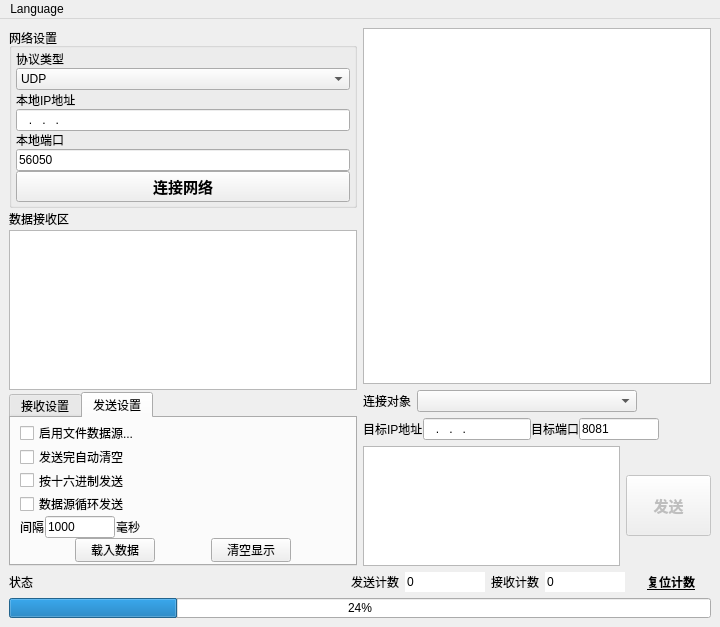
<?xml version="1.0" encoding="UTF-8"?>
<ui version="4.0">
 <class>MainWindow</class>
 <widget class="QMainWindow" name="MainWindow">
  <property name="geometry">
   <rect>
    <x>0</x>
    <y>0</y>
    <width>720</width>
    <height>627</height>
   </rect>
  </property>
  <property name="windowTitle">
   <string>网络调试助手</string>
  </property>
  <widget class="QWidget" name="centralwidget">
   <layout class="QVBoxLayout" name="verticalLayout_3">
    <item>
     <layout class="QHBoxLayout" name="horizontalLayout_5">
      <item>
       <layout class="QVBoxLayout" name="verticalLayout">
        <property name="spacing">
         <number>2</number>
        </property>
        <item>
         <widget class="QGroupBox" name="groupBox_2">
          <property name="sizePolicy">
           <sizepolicy hsizetype="Expanding" vsizetype="Expanding">
            <horstretch>0</horstretch>
            <verstretch>0</verstretch>
           </sizepolicy>
          </property>
          <property name="minimumSize">
           <size>
            <width>160</width>
            <height>180</height>
           </size>
          </property>
          <property name="maximumSize">
           <size>
            <width>350</width>
            <height>500</height>
           </size>
          </property>
          <property name="autoFillBackground">
           <bool>true</bool>
          </property>
          <property name="title">
           <string>网络设置</string>
          </property>
          <property name="alignment">
           <set>Qt::AlignLeading|Qt::AlignLeft|Qt::AlignTop</set>
          </property>
          <property name="flat">
           <bool>false</bool>
          </property>
          <property name="checkable">
           <bool>false</bool>
          </property>
          <layout class="QVBoxLayout" name="verticalLayout_7">
           <property name="spacing">
            <number>0</number>
           </property>
           <property name="leftMargin">
            <number>4</number>
           </property>
           <property name="topMargin">
            <number>2</number>
           </property>
           <property name="rightMargin">
            <number>4</number>
           </property>
           <property name="bottomMargin">
            <number>3</number>
           </property>
           <item>
            <widget class="QLabel" name="label">
             <property name="lineWidth">
              <number>0</number>
             </property>
             <property name="text">
              <string>协议类型</string>
             </property>
             <property name="margin">
              <number>0</number>
             </property>
            </widget>
           </item>
           <item>
            <widget class="QComboBox" name="cBoxNetType">
             <property name="sizePolicy">
              <sizepolicy hsizetype="Preferred" vsizetype="Preferred">
               <horstretch>0</horstretch>
               <verstretch>0</verstretch>
              </sizepolicy>
             </property>
             <item>
              <property name="text">
               <string>UDP</string>
              </property>
             </item>
             <item>
              <property name="text">
               <string>TCP服务器</string>
              </property>
             </item>
             <item>
              <property name="text">
               <string>TCP客户端</string>
              </property>
             </item>
            </widget>
           </item>
           <item>
            <widget class="QLabel" name="label_IP">
             <property name="text">
              <string>本地IP地址</string>
             </property>
            </widget>
           </item>
           <item>
            <widget class="QLineEdit" name="lEditIpAddr">
             <property name="sizePolicy">
              <sizepolicy hsizetype="Preferred" vsizetype="Preferred">
               <horstretch>0</horstretch>
               <verstretch>0</verstretch>
              </sizepolicy>
             </property>
             <property name="inputMask">
              <string>000.000.000.000</string>
             </property>
            </widget>
           </item>
           <item>
            <widget class="QLabel" name="label_Port">
             <property name="text">
              <string>本地端口</string>
             </property>
            </widget>
           </item>
           <item>
            <widget class="QLineEdit" name="lEditIpPort">
             <property name="sizePolicy">
              <sizepolicy hsizetype="Preferred" vsizetype="Preferred">
               <horstretch>0</horstretch>
               <verstretch>0</verstretch>
              </sizepolicy>
             </property>
             <property name="layoutDirection">
              <enum>Qt::LeftToRight</enum>
             </property>
             <property name="inputMask">
              <string/>
             </property>
             <property name="text">
              <string>56050</string>
             </property>
            </widget>
           </item>
           <item>
            <widget class="QPushButton" name="pBtnNetCnnt">
             <property name="sizePolicy">
              <sizepolicy hsizetype="Preferred" vsizetype="Preferred">
               <horstretch>0</horstretch>
               <verstretch>0</verstretch>
              </sizepolicy>
             </property>
             <property name="minimumSize">
              <size>
               <width>0</width>
               <height>30</height>
              </size>
             </property>
             <property name="maximumSize">
              <size>
               <width>350</width>
               <height>60</height>
              </size>
             </property>
             <property name="font">
              <font>
               <pointsize>11</pointsize>
               <bold>true</bold>
              </font>
             </property>
             <property name="text">
              <string>连接网络</string>
             </property>
             <property name="icon">
              <iconset>
               <activeoff>NetOff.png</activeoff>
               <activeon>NetOn.png</activeon>
               <selectedoff>:/qrc/NetOff.png</selectedoff>
               <selectedon>:/qrc/NetOn.png</selectedon>
              </iconset>
             </property>
             <property name="iconSize">
              <size>
               <width>20</width>
               <height>20</height>
              </size>
             </property>
             <property name="checkable">
              <bool>true</bool>
             </property>
            </widget>
           </item>
          </layout>
         </widget>
        </item>
        <item>
         <layout class="QGridLayout" name="gridLayout">
          <item row="1" column="0">
           <widget class="QPlainTextEdit" name="ReceiveTextEdit">
            <property name="readOnly">
             <bool>true</bool>
            </property>
           </widget>
          </item>
          <item row="0" column="0">
           <widget class="QLabel" name="label_9">
            <property name="text">
             <string>数据接收区</string>
            </property>
           </widget>
          </item>
         </layout>
        </item>
        <item>
         <spacer name="verticalSpacer_2">
          <property name="orientation">
           <enum>Qt::Vertical</enum>
          </property>
          <property name="sizeHint" stdset="0">
           <size>
            <width>152</width>
            <height>13</height>
           </size>
          </property>
         </spacer>
        </item>
        <item>
         <widget class="QTabWidget" name="Tabs_SndRcv">
          <property name="sizePolicy">
           <sizepolicy hsizetype="Expanding" vsizetype="Expanding">
            <horstretch>0</horstretch>
            <verstretch>0</verstretch>
           </sizepolicy>
          </property>
          <property name="minimumSize">
           <size>
            <width>165</width>
            <height>150</height>
           </size>
          </property>
          <property name="maximumSize">
           <size>
            <width>350</width>
            <height>500</height>
           </size>
          </property>
          <property name="currentIndex">
           <number>1</number>
          </property>
          <widget class="QWidget" name="tab">
           <attribute name="title">
            <string>接收设置</string>
           </attribute>
           <layout class="QVBoxLayout" name="verticalLayout_8">
            <property name="spacing">
             <number>2</number>
            </property>
            <property name="topMargin">
             <number>3</number>
            </property>
            <property name="bottomMargin">
             <number>3</number>
            </property>
            <item>
             <layout class="QVBoxLayout" name="verticalLayout_5">
              <property name="spacing">
               <number>0</number>
              </property>
              <property name="bottomMargin">
               <number>0</number>
              </property>
              <item>
               <layout class="QVBoxLayout" name="verticalLayout_4">
                <property name="spacing">
                 <number>0</number>
                </property>
                <item>
                 <widget class="QCheckBox" name="StartRcvFile">
                  <property name="sizePolicy">
                   <sizepolicy hsizetype="Preferred" vsizetype="Fixed">
                    <horstretch>0</horstretch>
                    <verstretch>0</verstretch>
                   </sizepolicy>
                  </property>
                  <property name="text">
                   <string>接收转向文件</string>
                  </property>
                 </widget>
                </item>
                <item>
                 <widget class="QCheckBox" name="cBox_ShowRcvTime">
                  <property name="sizePolicy">
                   <sizepolicy hsizetype="Preferred" vsizetype="Fixed">
                    <horstretch>0</horstretch>
                    <verstretch>0</verstretch>
                   </sizepolicy>
                  </property>
                  <property name="text">
                   <string>显示接收日期</string>
                  </property>
                 </widget>
                </item>
                <item>
                 <widget class="QCheckBox" name="cBox_RcvHexDisp">
                  <property name="sizePolicy">
                   <sizepolicy hsizetype="Preferred" vsizetype="Fixed">
                    <horstretch>0</horstretch>
                    <verstretch>0</verstretch>
                   </sizepolicy>
                  </property>
                  <property name="text">
                   <string>十六进制显示</string>
                  </property>
                 </widget>
                </item>
                <item>
                 <widget class="QCheckBox" name="cBox_PauseShowRcv">
                  <property name="sizePolicy">
                   <sizepolicy hsizetype="Preferred" vsizetype="Fixed">
                    <horstretch>0</horstretch>
                    <verstretch>0</verstretch>
                   </sizepolicy>
                  </property>
                  <property name="text">
                   <string>暂停接收显示</string>
                  </property>
                 </widget>
                </item>
                <item>
                 <widget class="QCheckBox" name="cBox_chatMode">
                  <property name="sizePolicy">
                   <sizepolicy hsizetype="Preferred" vsizetype="Fixed">
                    <horstretch>0</horstretch>
                    <verstretch>0</verstretch>
                   </sizepolicy>
                  </property>
                  <property name="text">
                   <string>群聊模式服务</string>
                  </property>
                 </widget>
                </item>
                <item>
                 <widget class="QCheckBox" name="cBox_echoMode">
                  <property name="sizePolicy">
                   <sizepolicy hsizetype="Preferred" vsizetype="Fixed">
                    <horstretch>0</horstretch>
                    <verstretch>0</verstretch>
                   </sizepolicy>
                  </property>
                  <property name="text">
                   <string>群聊回显开关</string>
                  </property>
                 </widget>
                </item>
               </layout>
              </item>
              <item>
               <spacer name="verticalSpacer">
                <property name="orientation">
                 <enum>Qt::Vertical</enum>
                </property>
                <property name="sizeHint" stdset="0">
                 <size>
                  <width>20</width>
                  <height>0</height>
                 </size>
                </property>
               </spacer>
              </item>
              <item>
               <layout class="QHBoxLayout" name="horizontalLayout_6">
                <item>
                 <widget class="QPushButton" name="pBtnSaveRcvData">
                  <property name="sizePolicy">
                   <sizepolicy hsizetype="Fixed" vsizetype="Fixed">
                    <horstretch>0</horstretch>
                    <verstretch>0</verstretch>
                   </sizepolicy>
                  </property>
                  <property name="minimumSize">
                   <size>
                    <width>0</width>
                    <height>24</height>
                   </size>
                  </property>
                  <property name="text">
                   <string>保存数据</string>
                  </property>
                 </widget>
                </item>
                <item>
                 <widget class="QPushButton" name="pBtnClearRcvDisp">
                  <property name="sizePolicy">
                   <sizepolicy hsizetype="Fixed" vsizetype="Fixed">
                    <horstretch>0</horstretch>
                    <verstretch>0</verstretch>
                   </sizepolicy>
                  </property>
                  <property name="minimumSize">
                   <size>
                    <width>0</width>
                    <height>24</height>
                   </size>
                  </property>
                  <property name="text">
                   <string>清空显示</string>
                  </property>
                 </widget>
                </item>
               </layout>
              </item>
             </layout>
            </item>
           </layout>
          </widget>
          <widget class="QWidget" name="tab_2">
           <attribute name="title">
            <string>发送设置</string>
           </attribute>
           <layout class="QVBoxLayout" name="verticalLayout_9">
            <property name="spacing">
             <number>2</number>
            </property>
            <property name="topMargin">
             <number>3</number>
            </property>
            <property name="bottomMargin">
             <number>3</number>
            </property>
            <item>
             <layout class="QVBoxLayout" name="verticalLayout_6">
              <property name="spacing">
               <number>0</number>
              </property>
              <item>
               <widget class="QCheckBox" name="cBoxStartSndFile">
                <property name="sizePolicy">
                 <sizepolicy hsizetype="Minimum" vsizetype="Minimum">
                  <horstretch>0</horstretch>
                  <verstretch>0</verstretch>
                 </sizepolicy>
                </property>
                <property name="text">
                 <string>启用文件数据源...</string>
                </property>
               </widget>
              </item>
              <item>
               <widget class="QCheckBox" name="cBox_AntoClearSnd">
                <property name="sizePolicy">
                 <sizepolicy hsizetype="Minimum" vsizetype="Minimum">
                  <horstretch>0</horstretch>
                  <verstretch>0</verstretch>
                 </sizepolicy>
                </property>
                <property name="text">
                 <string>发送完自动清空</string>
                </property>
               </widget>
              </item>
              <item>
               <widget class="QCheckBox" name="cBox_SndHexDisp">
                <property name="sizePolicy">
                 <sizepolicy hsizetype="Minimum" vsizetype="Minimum">
                  <horstretch>0</horstretch>
                  <verstretch>0</verstretch>
                 </sizepolicy>
                </property>
                <property name="text">
                 <string>按十六进制发送</string>
                </property>
               </widget>
              </item>
              <item>
               <widget class="QCheckBox" name="cBoxLoopSnd">
                <property name="sizePolicy">
                 <sizepolicy hsizetype="Minimum" vsizetype="Minimum">
                  <horstretch>0</horstretch>
                  <verstretch>0</verstretch>
                 </sizepolicy>
                </property>
                <property name="text">
                 <string>数据源循环发送</string>
                </property>
               </widget>
              </item>
              <item>
               <layout class="QHBoxLayout" name="horizontalLayout_7">
                <property name="spacing">
                 <number>1</number>
                </property>
                <item>
                 <widget class="QLabel" name="label_4">
                  <property name="enabled">
                   <bool>true</bool>
                  </property>
                  <property name="sizePolicy">
                   <sizepolicy hsizetype="Preferred" vsizetype="Preferred">
                    <horstretch>0</horstretch>
                    <verstretch>0</verstretch>
                   </sizepolicy>
                  </property>
                  <property name="baseSize">
                   <size>
                    <width>0</width>
                    <height>0</height>
                   </size>
                  </property>
                  <property name="text">
                   <string>间隔</string>
                  </property>
                  <property name="textFormat">
                   <enum>Qt::PlainText</enum>
                  </property>
                  <property name="scaledContents">
                   <bool>false</bool>
                  </property>
                  <property name="alignment">
                   <set>Qt::AlignLeading|Qt::AlignLeft|Qt::AlignVCenter</set>
                  </property>
                 </widget>
                </item>
                <item>
                 <widget class="QLineEdit" name="lEdit_Interval_ms">
                  <property name="maximumSize">
                   <size>
                    <width>70</width>
                    <height>16777215</height>
                   </size>
                  </property>
                  <property name="inputMask">
                   <string>D9999</string>
                  </property>
                  <property name="text">
                   <string>1000</string>
                  </property>
                 </widget>
                </item>
                <item>
                 <widget class="QLabel" name="label_5">
                  <property name="text">
                   <string>毫秒</string>
                  </property>
                  <property name="alignment">
                   <set>Qt::AlignLeading|Qt::AlignLeft|Qt::AlignVCenter</set>
                  </property>
                 </widget>
                </item>
                <item>
                 <spacer name="horizontalSpacer_2">
                  <property name="orientation">
                   <enum>Qt::Horizontal</enum>
                  </property>
                  <property name="sizeHint" stdset="0">
                   <size>
                    <width>20</width>
                    <height>20</height>
                   </size>
                  </property>
                 </spacer>
                </item>
               </layout>
              </item>
              <item>
               <spacer name="verticalSpacer_4">
                <property name="orientation">
                 <enum>Qt::Vertical</enum>
                </property>
                <property name="sizeHint" stdset="0">
                 <size>
                  <width>135</width>
                  <height>13</height>
                 </size>
                </property>
               </spacer>
              </item>
              <item>
               <layout class="QHBoxLayout" name="horizontalLayout_8">
                <property name="spacing">
                 <number>1</number>
                </property>
                <item>
                 <widget class="QPushButton" name="pBtnLoadSndData">
                  <property name="sizePolicy">
                   <sizepolicy hsizetype="Fixed" vsizetype="Fixed">
                    <horstretch>0</horstretch>
                    <verstretch>0</verstretch>
                   </sizepolicy>
                  </property>
                  <property name="minimumSize">
                   <size>
                    <width>0</width>
                    <height>24</height>
                   </size>
                  </property>
                  <property name="text">
                   <string>载入数据</string>
                  </property>
                 </widget>
                </item>
                <item>
                 <widget class="QPushButton" name="pBtnClearSndDisp">
                  <property name="sizePolicy">
                   <sizepolicy hsizetype="Fixed" vsizetype="Fixed">
                    <horstretch>0</horstretch>
                    <verstretch>0</verstretch>
                   </sizepolicy>
                  </property>
                  <property name="minimumSize">
                   <size>
                    <width>0</width>
                    <height>24</height>
                   </size>
                  </property>
                  <property name="text">
                   <string>清空显示</string>
                  </property>
                 </widget>
                </item>
               </layout>
              </item>
             </layout>
            </item>
           </layout>
          </widget>
         </widget>
        </item>
       </layout>
      </item>
      <item>
       <layout class="QVBoxLayout" name="verticalLayout_2">
        <item>
         <widget class="QChartView" name="graphicsView0"/>
        </item>
        <item>
         <layout class="QHBoxLayout" name="horizontalLayout_3">
          <item>
           <widget class="QLabel" name="labelClients">
            <property name="sizePolicy">
             <sizepolicy hsizetype="Fixed" vsizetype="Preferred">
              <horstretch>0</horstretch>
              <verstretch>0</verstretch>
             </sizepolicy>
            </property>
            <property name="text">
             <string>连接对象</string>
            </property>
           </widget>
          </item>
          <item>
           <widget class="QComboBox" name="cBoxClients">
            <property name="sizePolicy">
             <sizepolicy hsizetype="Expanding" vsizetype="Preferred">
              <horstretch>0</horstretch>
              <verstretch>0</verstretch>
             </sizepolicy>
            </property>
            <property name="minimumSize">
             <size>
              <width>220</width>
              <height>0</height>
             </size>
            </property>
            <property name="maximumSize">
             <size>
              <width>400</width>
              <height>60</height>
             </size>
            </property>
           </widget>
          </item>
          <item>
           <widget class="QLabel" name="labelSpaceClients">
            <property name="sizePolicy">
             <sizepolicy hsizetype="Expanding" vsizetype="Fixed">
              <horstretch>0</horstretch>
              <verstretch>0</verstretch>
             </sizepolicy>
            </property>
            <property name="minimumSize">
             <size>
              <width>0</width>
              <height>0</height>
             </size>
            </property>
            <property name="text">
             <string/>
            </property>
           </widget>
          </item>
         </layout>
        </item>
        <item>
         <layout class="QHBoxLayout" name="horizontalLayout_2">
          <property name="spacing">
           <number>0</number>
          </property>
          <item>
           <widget class="QLabel" name="labelUdp">
            <property name="sizePolicy">
             <sizepolicy hsizetype="Fixed" vsizetype="Preferred">
              <horstretch>0</horstretch>
              <verstretch>0</verstretch>
             </sizepolicy>
            </property>
            <property name="text">
             <string>目标IP地址</string>
            </property>
           </widget>
          </item>
          <item>
           <widget class="QLineEdit" name="lEditUdpIP">
            <property name="sizePolicy">
             <sizepolicy hsizetype="Preferred" vsizetype="Preferred">
              <horstretch>0</horstretch>
              <verstretch>0</verstretch>
             </sizepolicy>
            </property>
            <property name="minimumSize">
             <size>
              <width>80</width>
              <height>0</height>
             </size>
            </property>
            <property name="maximumSize">
             <size>
              <width>160</width>
              <height>16777215</height>
             </size>
            </property>
            <property name="inputMask">
             <string>000.000.000.000</string>
            </property>
            <property name="text">
             <string>...</string>
            </property>
           </widget>
          </item>
          <item>
           <widget class="QLabel" name="labelUdp1">
            <property name="sizePolicy">
             <sizepolicy hsizetype="Preferred" vsizetype="Preferred">
              <horstretch>0</horstretch>
              <verstretch>0</verstretch>
             </sizepolicy>
            </property>
            <property name="text">
             <string>目标端口</string>
            </property>
           </widget>
          </item>
          <item>
           <widget class="QLineEdit" name="lEditUdpPort">
            <property name="sizePolicy">
             <sizepolicy hsizetype="Preferred" vsizetype="Preferred">
              <horstretch>0</horstretch>
              <verstretch>0</verstretch>
             </sizepolicy>
            </property>
            <property name="minimumSize">
             <size>
              <width>40</width>
              <height>0</height>
             </size>
            </property>
            <property name="maximumSize">
             <size>
              <width>80</width>
              <height>16777215</height>
             </size>
            </property>
            <property name="inputMask">
             <string/>
            </property>
            <property name="text">
             <string>8081</string>
            </property>
           </widget>
          </item>
          <item>
           <widget class="QLabel" name="labelSpaceUdp">
            <property name="sizePolicy">
             <sizepolicy hsizetype="Expanding" vsizetype="Fixed">
              <horstretch>0</horstretch>
              <verstretch>0</verstretch>
             </sizepolicy>
            </property>
            <property name="minimumSize">
             <size>
              <width>0</width>
              <height>0</height>
             </size>
            </property>
            <property name="lineWidth">
             <number>0</number>
            </property>
            <property name="text">
             <string/>
            </property>
           </widget>
          </item>
         </layout>
        </item>
        <item>
         <layout class="QHBoxLayout" name="horizontalLayout_4">
          <item>
           <widget class="QPlainTextEdit" name="tEditSendText">
            <property name="sizePolicy">
             <sizepolicy hsizetype="Expanding" vsizetype="Fixed">
              <horstretch>0</horstretch>
              <verstretch>0</verstretch>
             </sizepolicy>
            </property>
            <property name="maximumSize">
             <size>
              <width>16777215</width>
              <height>120</height>
             </size>
            </property>
           </widget>
          </item>
          <item>
           <widget class="QPushButton" name="pBtnSendData">
            <property name="enabled">
             <bool>false</bool>
            </property>
            <property name="sizePolicy">
             <sizepolicy hsizetype="Fixed" vsizetype="Fixed">
              <horstretch>0</horstretch>
              <verstretch>0</verstretch>
             </sizepolicy>
            </property>
            <property name="minimumSize">
             <size>
              <width>85</width>
              <height>61</height>
             </size>
            </property>
            <property name="maximumSize">
             <size>
              <width>75</width>
              <height>61</height>
             </size>
            </property>
            <property name="font">
             <font>
              <family>SimSun-ExtB</family>
              <pointsize>11</pointsize>
              <bold>true</bold>
             </font>
            </property>
            <property name="text">
             <string>发送</string>
            </property>
           </widget>
          </item>
         </layout>
        </item>
       </layout>
      </item>
     </layout>
    </item>
    <item>
     <layout class="QHBoxLayout" name="horizontalLayout">
      <item>
       <widget class="QLabel" name="label_2">
        <property name="text">
         <string>状态</string>
        </property>
       </widget>
      </item>
      <item>
       <widget class="QLabel" name="CurState">
        <property name="minimumSize">
         <size>
          <width>120</width>
          <height>16</height>
         </size>
        </property>
        <property name="styleSheet">
         <string notr="true"/>
        </property>
        <property name="text">
         <string/>
        </property>
       </widget>
      </item>
      <item>
       <spacer name="horizontalSpacer">
        <property name="orientation">
         <enum>Qt::Horizontal</enum>
        </property>
        <property name="sizeHint" stdset="0">
         <size>
          <width>20</width>
          <height>20</height>
         </size>
        </property>
       </spacer>
      </item>
      <item>
       <widget class="QLabel" name="label_6">
        <property name="sizePolicy">
         <sizepolicy hsizetype="Preferred" vsizetype="Preferred">
          <horstretch>0</horstretch>
          <verstretch>0</verstretch>
         </sizepolicy>
        </property>
        <property name="minimumSize">
         <size>
          <width>0</width>
          <height>16</height>
         </size>
        </property>
        <property name="maximumSize">
         <size>
          <width>16777215</width>
          <height>36</height>
         </size>
        </property>
        <property name="text">
         <string>发送计数</string>
        </property>
       </widget>
      </item>
      <item>
       <widget class="QLineEdit" name="lEdit_SndCnt">
        <property name="minimumSize">
         <size>
          <width>50</width>
          <height>16</height>
         </size>
        </property>
        <property name="maximumSize">
         <size>
          <width>80</width>
          <height>36</height>
         </size>
        </property>
        <property name="styleSheet">
         <string notr="true">border-color: rgb(85, 255, 255);</string>
        </property>
        <property name="text">
         <string>0</string>
        </property>
        <property name="frame">
         <bool>false</bool>
        </property>
        <property name="readOnly">
         <bool>true</bool>
        </property>
       </widget>
      </item>
      <item>
       <widget class="QLabel" name="label_7">
        <property name="sizePolicy">
         <sizepolicy hsizetype="Preferred" vsizetype="Fixed">
          <horstretch>0</horstretch>
          <verstretch>0</verstretch>
         </sizepolicy>
        </property>
        <property name="minimumSize">
         <size>
          <width>0</width>
          <height>20</height>
         </size>
        </property>
        <property name="maximumSize">
         <size>
          <width>16777215</width>
          <height>36</height>
         </size>
        </property>
        <property name="text">
         <string>接收计数</string>
        </property>
       </widget>
      </item>
      <item>
       <widget class="QLineEdit" name="lEdit_RcvCnt">
        <property name="sizePolicy">
         <sizepolicy hsizetype="Fixed" vsizetype="Fixed">
          <horstretch>0</horstretch>
          <verstretch>0</verstretch>
         </sizepolicy>
        </property>
        <property name="minimumSize">
         <size>
          <width>50</width>
          <height>16</height>
         </size>
        </property>
        <property name="maximumSize">
         <size>
          <width>80</width>
          <height>36</height>
         </size>
        </property>
        <property name="autoFillBackground">
         <bool>false</bool>
        </property>
        <property name="text">
         <string>0</string>
        </property>
        <property name="frame">
         <bool>false</bool>
        </property>
        <property name="readOnly">
         <bool>true</bool>
        </property>
       </widget>
      </item>
      <item>
       <widget class="QPushButton" name="pBtnResetCnt">
        <property name="minimumSize">
         <size>
          <width>70</width>
          <height>16</height>
         </size>
        </property>
        <property name="maximumSize">
         <size>
          <width>160</width>
          <height>40</height>
         </size>
        </property>
        <property name="font">
         <font>
          <bold>true</bold>
          <underline>true</underline>
         </font>
        </property>
        <property name="cursor">
         <cursorShape>PointingHandCursor</cursorShape>
        </property>
        <property name="styleSheet">
         <string notr="true"/>
        </property>
        <property name="text">
         <string>复位计数</string>
        </property>
        <property name="autoDefault">
         <bool>true</bool>
        </property>
        <property name="flat">
         <bool>true</bool>
        </property>
       </widget>
      </item>
     </layout>
    </item>
    <item>
     <widget class="QProgressBar" name="SndProgressBar">
      <property name="maximumSize">
       <size>
        <width>16777215</width>
        <height>20</height>
       </size>
      </property>
      <property name="value">
       <number>24</number>
      </property>
      <property name="textVisible">
       <bool>true</bool>
      </property>
     </widget>
    </item>
   </layout>
  </widget>
  <widget class="QMenuBar" name="menubar">
   <property name="geometry">
    <rect>
     <x>0</x>
     <y>0</y>
     <width>720</width>
     <height>25</height>
    </rect>
   </property>
   <widget class="QMenu" name="menu">
    <property name="title">
     <string>Language</string>
    </property>
    <addaction name="actionChinese"/>
    <addaction name="actionEnglish"/>
   </widget>
   <addaction name="menu"/>
  </widget>
  <action name="actionChinese">
   <property name="text">
    <string>中文</string>
   </property>
  </action>
  <action name="actionEnglish">
   <property name="text">
    <string>English</string>
   </property>
  </action>
 </widget>
 <customwidgets>
  <customwidget>
   <class>QChartView</class>
   <extends>QGraphicsView</extends>
   <header>qchartview.h</header>
  </customwidget>
 </customwidgets>
 <resources/>
 <connections/>
</ui>
